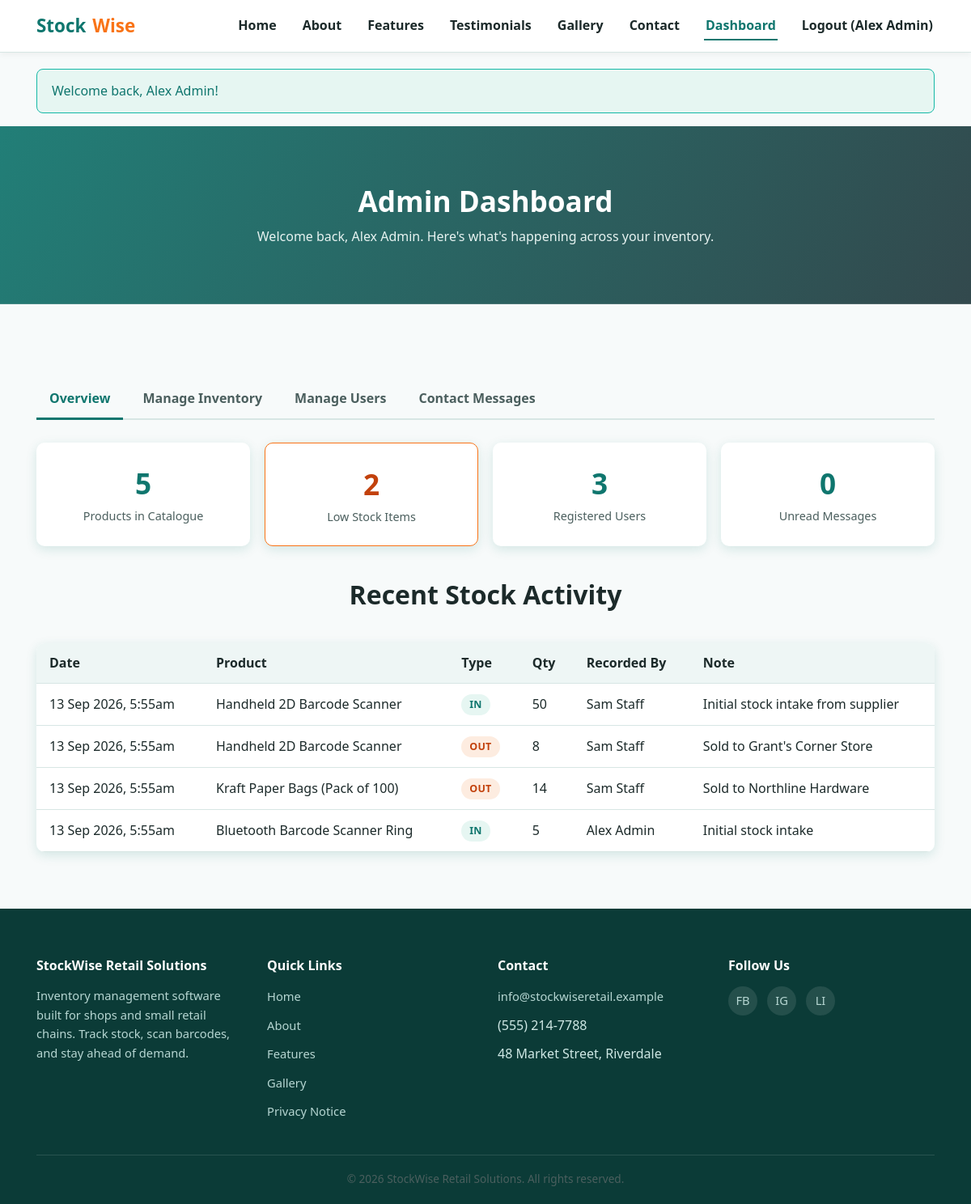
Page /admin/dashboard.php (signed in) on the committed database.
### tables this page shows
CREATE TABLE stock_movements (
    id            INT AUTO_INCREMENT PRIMARY KEY,
    product_id    INT NOT NULL,
    user_id       INT NULL,
    movement_type ENUM('in','out') NOT NULL,
    quantity      INT NOT NULL,
    note          VARCHAR(255) NULL,
    created_at    TIMESTAMP NOT NULL DEFAULT CURRENT_TIMESTAMP,
    CONSTRAINT fk_movement_product FOREIGN KEY (product_id) REFERENCES products(id) ON DELETE CASCADE,
    CONSTRAINT fk_movement_user FOREIGN KEY (user_id) REFERENCES users(id) ON DELETE SET NULL
);

CREATE TABLE products (
    id             INT AUTO_INCREMENT PRIMARY KEY,
    sku            VARCHAR(40)  NOT NULL UNIQUE,
    name           VARCHAR(150) NOT NULL,
    category_id    INT NULL,
    description    TEXT NULL,
    price          DECIMAL(10,2) NOT NULL DEFAULT 0.00,
    quantity       INT NOT NULL DEFAULT 0,
    reorder_level  INT NOT NULL DEFAULT 5,
    image_url      VARCHAR(255) NULL,
    created_by     INT NULL,
    created_at     TIMESTAMP NOT NULL DEFAULT CURRENT_TIMESTAMP,
    updated_at     TIMESTAMP NOT NULL DEFAULT CURRENT_TIMESTAMP ON UPDATE CURRENT_TIMESTAMP,
    CONSTRAINT fk_products_category FOREIGN KEY (category_id) REFERENCES categories(id) ON DELETE SET NULL,
    CONSTRAINT fk_products_created_by FOREIGN KEY (created_by) REFERENCES users(id) ON DELETE SET NULL
);

CREATE TABLE users (
    id            INT AUTO_INCREMENT PRIMARY KEY,
    full_name     VARCHAR(100)  NOT NULL,
    email         VARCHAR(150)  NOT NULL UNIQUE,
    password_hash VARCHAR(255)  NOT NULL,
    role          ENUM('admin','staff','viewer') NOT NULL DEFAULT 'viewer',
    status        ENUM('active','disabled') NOT NULL DEFAULT 'active',
    created_at    TIMESTAMP NOT NULL DEFAULT CURRENT_TIMESTAMP
);

### includes/functions.php (called while the page is built, shortened)
<?php
function h($value)
{
    return htmlspecialchars($value ?? '', ENT_QUOTES, 'UTF-8');
}

### admin/dashboard.php (the view, shortened to what this page needs)
<?php
require_once __DIR__ . '/../includes/functions.php';
require_once __DIR__ . '/../config/db.php';
$totalProducts = $pdo->query('SELECT COUNT(*) FROM products')->fetchColumn();
$lowStock      = $pdo->query('SELECT COUNT(*) FROM products WHERE quantity <= reorder_level')->fetchColumn();
$totalUsers    = $pdo->query('SELECT COUNT(*) FROM users')->fetchColumn();
$unreadMsgs    = $pdo->query('SELECT COUNT(*) FROM contact_messages WHERE is_read = 0')->fetchColumn();
$recentMovements = $pdo->query(
    'SELECT m.movement_type, m.quantity, m.note, m.created_at, p.name AS product_name, u.full_name AS user_name
     FROM stock_movements m
     JOIN products p ON p.id = m.product_id
     LEFT JOIN users u ON u.id = m.user_id
     ORDER BY m.created_at DESC LIMIT 6'
)->fetchAll();
require __DIR__ . '/../includes/header.php';
?>
<section class="page-banner">
  <h1>Admin Dashboard</h1>
  <p>Welcome back, <?= h($_SESSION['user_name']) ?>. Here's what's happening across your inventory.</p>
</section>
<section>
  <div class="container">
    <nav class="dash-tabs" aria-label="Admin sections">
      <a href="dashboard.php" class="active">Overview</a>
      <a href="inventory.php">Manage Inventory</a>
      <a href="users.php">Manage Users</a>
      <a href="messages.php">Contact Messages<?= $unreadMsgs > 0 ? ' (' . (int) $unreadMsgs . ')' : '' ?></a>
    </nav>
    <div class="stat-grid">
      <div class="stat-card">
        <span class="stat-number"><?= (int) $totalProducts ?></span>
        <span class="stat-label">Products in Catalogue</span>
      </div>
      <div class="stat-card <?= $lowStock > 0 ? 'stat-warning' : '' ?>">
        <span class="stat-number"><?= (int) $lowStock ?></span>
        <span class="stat-label">Low Stock Items</span>
      </div>
      <div class="stat-card">
        <span class="stat-number"><?= (int) $totalUsers ?></span>
        <span class="stat-label">Registered Users</span>
      </div>
      <div class="stat-card">
        <span class="stat-number"><?= (int) $unreadMsgs ?></span>
        <span class="stat-label">Unread Messages</span>
      </div>
    </div>
    <div class="section-title" style="margin-top:40px;">
      <h2>Recent Stock Activity</h2>
    </div>
    <div class="table-wrap">
      <table class="data-table">
        <thead>
          <tr><th scope="col">Date</th><th scope="col">Product</th><th scope="col">Type</th><th scope="col">Qty</th><th scope="col">Recorded By</th><th scope="col">Note</th></tr>
        </thead>
        <tbody>
          <?php foreach ($recentMovements as $m): ?>
            <tr>
              <td><?= h(date('d M Y, g:ia', strtotime($m['created_at']))) ?></td>
              <td><?= h($m['product_name']) ?></td>
              <td><span class="badge badge-<?= $m['movement_type'] === 'in' ? 'success' : 'accent' ?>"><?= h(strtoupper($m['movement_type'])) ?></span></td>
              <td><?= (int) $m['quantity'] ?></td>
              <td><?= h($m['user_name'] ?? 'System') ?></td>
              <td><?= h($m['note']) ?></td>
            </tr>
          <?php endforeach; ?>
        </tbody>
      </table>
    </div>
  </div>
</section>
<?php require __DIR__ . '/../includes/footer.php'; ?>

### css/style.css (style rules this page uses)
* { margin: 0; padding: 0; box-sizing: border-box; }
:root { --color-primary: #0f766e; --color-primary-light: #14b8a6; --color-accent: #f97316; --color-accent-dark: #c2410c; --color-bg: #f7fafa; --color-bg-alt: #eef6f5; --color-text: #1c2a2a; --color-text-light: #4b5f5e; --color-white: #ffffff; --color-border: #d7e6e4; --shadow-soft: 0 4px 14px rgba(15, 118, 110, 0.15); --shadow-strong: 0 10px 25px rgba(15, 118, 110, 0.25); --radius: 10px; }
html { scroll-behavior: smooth; }
body { font-family: "Segoe UI", Arial, Helvetica, sans-serif; background-color: var(--color-bg); color: var(--color-text); line-height: 1.6; }
a { text-decoration: none; color: inherit; }
h1, h2, h3, h4 { line-height: 1.25; color: var(--color-text); }
p { color: var(--color-text-light); }
.container { width: 100%; max-width: 1150px; margin: 0 auto; padding: 0 20px; }
.page-banner { background-image: linear-gradient(120deg, rgba(15, 118, 110, 0.9), rgba(12, 40, 45, 0.8)), url("https://loremflickr.com/1600/500/retail,shelves"); background-size: cover; background-position: center; color: #fff; padding: 70px 20px; text-align: center; }
.page-banner h1 { color: #fff; font-size: 2.2rem; margin-bottom: 10px; }
.page-banner p { color: #e7f3f1; max-width: 650px; margin: 0 auto; }
section { padding: 70px 0; }
.section-title { text-align: center; margin-bottom: 40px; }
.section-title h2 { font-size: 2rem; margin-bottom: 12px; }

### css/app.css (style rules this page uses)
.dash-tabs { display: flex; flex-wrap: wrap; gap: 8px; margin: 24px 0 28px; border-bottom: 2px solid var(--color-border); padding-bottom: 0; }
.dash-tabs a { padding: 10px 16px; font-weight: 600; color: var(--color-text-light); border-bottom: 3px solid transparent; margin-bottom: -2px; }
.dash-tabs a.active, .dash-tabs a:hover { color: var(--color-primary); border-bottom-color: var(--color-primary); }
.stat-grid { display: grid; grid-template-columns: repeat(auto-fit, minmax(180px, 1fr)); gap: 18px; }
.stat-card { background: var(--color-white); border-radius: var(--radius); box-shadow: var(--shadow-soft); padding: 22px; text-align: center; }
.stat-card.stat-warning { border: 1px solid var(--color-accent); }
.stat-number { display: block; font-size: 2.2rem; font-weight: 700; color: var(--color-primary); }
.stat-card.stat-warning .stat-number { color: var(--color-accent-dark); }
.stat-label { color: var(--color-text-light); font-size: 0.9rem; }
.table-wrap { overflow-x: auto; background: var(--color-white); border-radius: var(--radius); box-shadow: var(--shadow-soft); }
.data-table { width: 100%; border-collapse: collapse; min-width: 640px; }
.data-table th, .data-table td { text-align: left; padding: 12px 16px; border-bottom: 1px solid var(--color-border); }
.data-table th { background: var(--color-bg-alt); font-weight: 700; color: var(--color-text); }
.badge { display: inline-block; padding: 3px 10px; border-radius: 20px; font-size: 0.78rem; font-weight: 700; letter-spacing: 0.02em; }
.badge-success { background:#e6f6f2; color: var(--color-primary); }
.badge-accent { background:#fdece0; color: var(--color-accent-dark); }

### rows in the picture
stock_movements: created_at "13 Sep 2026, 5:55am", product.name "Handheld 2D Barcode Scanner", movement_type "IN", quantity "50", user.full_name "Sam Staff", note "Initial stock intake from supplier"
stock_movements: created_at "13 Sep 2026, 5:55am", product.name "Handheld 2D Barcode Scanner", movement_type "OUT", quantity "8", user.full_name "Sam Staff", note "Sold to Grant's Corner Store"
stock_movements: created_at "13 Sep 2026, 5:55am", product.name "Kraft Paper Bags (Pack of 100)", movement_type "OUT", quantity "14", user.full_name "Sam Staff", note "Sold to Northline Hardware"
stock_movements: created_at "13 Sep 2026, 5:55am", product.name "Bluetooth Barcode Scanner Ring", movement_type "IN", quantity "5", user.full_name "Alex Admin", note "Initial stock intake"

### other values in the picture
$_SESSION['user_name'] "Alex Admin"
$flash['message'] "Welcome back, Alex Admin!"
$totalProducts "5"
$lowStock "2"
$totalUsers "3"
$unreadMsgs "0"
